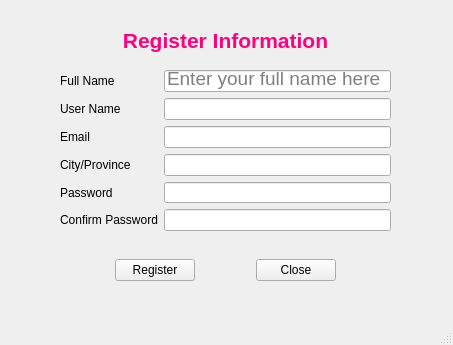
<?xml version="1.0" encoding="UTF-8"?>
<ui version="4.0">
 <class>MainWindow</class>
 <widget class="QMainWindow" name="MainWindow">
  <property name="geometry">
   <rect>
    <x>0</x>
    <y>0</y>
    <width>453</width>
    <height>345</height>
   </rect>
  </property>
  <property name="windowTitle">
   <string>MainWindow</string>
  </property>
  <widget class="QWidget" name="centralwidget">
   <widget class="QLabel" name="label">
    <property name="geometry">
     <rect>
      <x>60</x>
      <y>20</y>
      <width>331</width>
      <height>41</height>
     </rect>
    </property>
    <property name="font">
     <font>
      <pointsize>16</pointsize>
     </font>
    </property>
    <property name="text">
     <string>&lt;html&gt;&lt;head/&gt;&lt;body&gt;&lt;p&gt;&lt;span style=&quot; font-weight:600; color:#ff007f;&quot;&gt;Register Information&lt;/span&gt;&lt;/p&gt;&lt;/body&gt;&lt;/html&gt;</string>
    </property>
    <property name="alignment">
     <set>Qt::AlignCenter</set>
    </property>
   </widget>
   <widget class="QWidget" name="formLayoutWidget">
    <property name="geometry">
     <rect>
      <x>60</x>
      <y>70</y>
      <width>331</width>
      <height>161</height>
     </rect>
    </property>
    <layout class="QFormLayout" name="formLayout">
     <item row="0" column="0">
      <widget class="QLabel" name="fullNameLabel">
       <property name="styleSheet">
        <string notr="true">font: 14pt &quot;MS Shell Dlg 2&quot;;</string>
       </property>
       <property name="text">
        <string>Full Name</string>
       </property>
      </widget>
     </item>
     <item row="0" column="1">
      <widget class="QLineEdit" name="fullNameLineEdit">
       <property name="font">
        <font>
         <pointsize>14</pointsize>
        </font>
       </property>
       <property name="alignment">
        <set>Qt::AlignBottom|Qt::AlignLeading|Qt::AlignLeft</set>
       </property>
       <property name="placeholderText">
        <string>Enter your full name here</string>
       </property>
       <property name="clearButtonEnabled">
        <bool>true</bool>
       </property>
      </widget>
     </item>
     <item row="1" column="0">
      <widget class="QLabel" name="userNameLabel">
       <property name="styleSheet">
        <string notr="true">font: 14pt &quot;MS Shell Dlg 2&quot;;
</string>
       </property>
       <property name="text">
        <string>User Name</string>
       </property>
      </widget>
     </item>
     <item row="1" column="1">
      <widget class="QLineEdit" name="userNameLineEdit">
       <property name="styleSheet">
        <string notr="true">font: 14pt &quot;MS Shell Dlg 2&quot;;</string>
       </property>
      </widget>
     </item>
     <item row="2" column="0">
      <widget class="QLabel" name="emailLabel">
       <property name="styleSheet">
        <string notr="true">font: 14pt &quot;MS Shell Dlg 2&quot;;</string>
       </property>
       <property name="text">
        <string>Email</string>
       </property>
      </widget>
     </item>
     <item row="2" column="1">
      <widget class="QLineEdit" name="emailLineEdit">
       <property name="font">
        <font>
         <pointsize>14</pointsize>
        </font>
       </property>
      </widget>
     </item>
     <item row="3" column="0">
      <widget class="QLabel" name="cityProvinceLabel">
       <property name="styleSheet">
        <string notr="true">font: 14pt &quot;MS Shell Dlg 2&quot;;</string>
       </property>
       <property name="text">
        <string>City/Province</string>
       </property>
      </widget>
     </item>
     <item row="3" column="1">
      <widget class="QLineEdit" name="cityProvinceLineEdit">
       <property name="font">
        <font>
         <pointsize>14</pointsize>
        </font>
       </property>
      </widget>
     </item>
     <item row="4" column="0">
      <widget class="QLabel" name="passwordLabel">
       <property name="styleSheet">
        <string notr="true">font: 14pt &quot;MS Shell Dlg 2&quot;;</string>
       </property>
       <property name="text">
        <string>Password</string>
       </property>
      </widget>
     </item>
     <item row="4" column="1">
      <widget class="QLineEdit" name="passwordLineEdit">
       <property name="styleSheet">
        <string notr="true">font: 14pt &quot;MS Shell Dlg 2&quot;;</string>
       </property>
       <property name="echoMode">
        <enum>QLineEdit::Password</enum>
       </property>
      </widget>
     </item>
     <item row="5" column="0">
      <widget class="QLabel" name="confirmPasswordLabel">
       <property name="styleSheet">
        <string notr="true">font: 14pt &quot;MS Shell Dlg 2&quot;;</string>
       </property>
       <property name="text">
        <string>Confirm Password</string>
       </property>
      </widget>
     </item>
     <item row="5" column="1">
      <widget class="QLineEdit" name="confirmPasswordLineEdit">
       <property name="font">
        <font>
         <pointsize>14</pointsize>
        </font>
       </property>
       <property name="echoMode">
        <enum>QLineEdit::Password</enum>
       </property>
      </widget>
     </item>
    </layout>
   </widget>
   <widget class="QWidget" name="horizontalLayoutWidget">
    <property name="geometry">
     <rect>
      <x>60</x>
      <y>240</y>
      <width>331</width>
      <height>61</height>
     </rect>
    </property>
    <layout class="QHBoxLayout" name="horizontalLayout">
     <item>
      <spacer name="horizontalSpacer">
       <property name="orientation">
        <enum>Qt::Horizontal</enum>
       </property>
       <property name="sizeHint" stdset="0">
        <size>
         <width>40</width>
         <height>20</height>
        </size>
       </property>
      </spacer>
     </item>
     <item>
      <widget class="QPushButton" name="pushButton">
       <property name="text">
        <string>Register</string>
       </property>
      </widget>
     </item>
     <item>
      <spacer name="horizontalSpacer_2">
       <property name="orientation">
        <enum>Qt::Horizontal</enum>
       </property>
       <property name="sizeHint" stdset="0">
        <size>
         <width>40</width>
         <height>20</height>
        </size>
       </property>
      </spacer>
     </item>
     <item>
      <widget class="QPushButton" name="pushButtonClose">
       <property name="text">
        <string>Close</string>
       </property>
      </widget>
     </item>
     <item>
      <spacer name="horizontalSpacer_3">
       <property name="orientation">
        <enum>Qt::Horizontal</enum>
       </property>
       <property name="sizeHint" stdset="0">
        <size>
         <width>40</width>
         <height>20</height>
        </size>
       </property>
      </spacer>
     </item>
    </layout>
   </widget>
  </widget>
  <widget class="QMenuBar" name="menubar">
   <property name="geometry">
    <rect>
     <x>0</x>
     <y>0</y>
     <width>453</width>
     <height>18</height>
    </rect>
   </property>
  </widget>
  <widget class="QStatusBar" name="statusbar"/>
 </widget>
 <resources/>
 <connections>
  <connection>
   <sender>pushButtonClose</sender>
   <signal>clicked()</signal>
   <receiver>MainWindow</receiver>
   <slot>close()</slot>
   <hints>
    <hint type="sourcelabel">
     <x>290</x>
     <y>288</y>
    </hint>
    <hint type="destinationlabel">
     <x>226</x>
     <y>172</y>
    </hint>
   </hints>
  </connection>
 </connections>
</ui>
